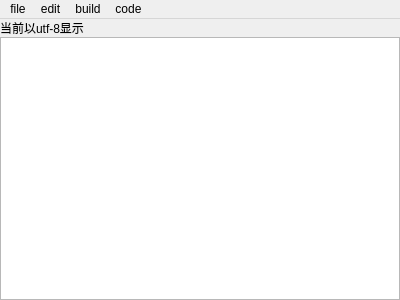
<?xml version="1.0" encoding="UTF-8"?>
<ui version="4.0">
 <class>MainWindow</class>
 <widget class="QMainWindow" name="MainWindow">
  <property name="geometry">
   <rect>
    <x>0</x>
    <y>0</y>
    <width>400</width>
    <height>300</height>
   </rect>
  </property>
  <property name="windowTitle">
   <string>阉割版集成开发环境</string>
  </property>
  <widget class="QWidget" name="centralWidget">
   <layout class="QGridLayout" name="gridLayout">
    <property name="leftMargin">
     <number>0</number>
    </property>
    <property name="topMargin">
     <number>0</number>
    </property>
    <property name="rightMargin">
     <number>0</number>
    </property>
    <property name="bottomMargin">
     <number>0</number>
    </property>
    <property name="spacing">
     <number>0</number>
    </property>
    <item row="0" column="0">
     <widget class="QLabel" name="label">
      <property name="text">
       <string>当前以utf-8显示</string>
      </property>
     </widget>
    </item>
    <item row="1" column="0">
     <widget class="QTextEdit" name="textEdit"/>
    </item>
   </layout>
  </widget>
  <widget class="QMenuBar" name="menuBar">
   <property name="geometry">
    <rect>
     <x>0</x>
     <y>0</y>
     <width>400</width>
     <height>23</height>
    </rect>
   </property>
   <widget class="QMenu" name="menuFile">
    <property name="title">
     <string>file</string>
    </property>
    <addaction name="actionNew"/>
    <addaction name="actionOpen"/>
    <addaction name="actionSave"/>
    <addaction name="actionSave_as"/>
    <addaction name="actionClose"/>
   </widget>
   <widget class="QMenu" name="menuEdit">
    <property name="title">
     <string>edit</string>
    </property>
    <addaction name="actionCut"/>
    <addaction name="actionPaste"/>
    <addaction name="actionCopy"/>
    <addaction name="actionUndo"/>
   </widget>
   <widget class="QMenu" name="menuBuild">
    <property name="title">
     <string>build</string>
    </property>
    <addaction name="actionComplie"/>
   </widget>
   <widget class="QMenu" name="menuCode">
    <property name="title">
     <string>code</string>
    </property>
    <addaction name="actionUtf_8"/>
    <addaction name="actionGbk"/>
   </widget>
   <addaction name="menuFile"/>
   <addaction name="menuEdit"/>
   <addaction name="menuBuild"/>
   <addaction name="menuCode"/>
  </widget>
  <action name="actionNew">
   <property name="text">
    <string>new</string>
   </property>
  </action>
  <action name="actionOpen">
   <property name="text">
    <string>open</string>
   </property>
  </action>
  <action name="actionSave">
   <property name="text">
    <string>save</string>
   </property>
  </action>
  <action name="actionSave_as">
   <property name="text">
    <string>save as</string>
   </property>
  </action>
  <action name="actionClose">
   <property name="text">
    <string>close</string>
   </property>
  </action>
  <action name="actionCut">
   <property name="text">
    <string>cut</string>
   </property>
  </action>
  <action name="actionPaste">
   <property name="text">
    <string>paste</string>
   </property>
  </action>
  <action name="actionCopy">
   <property name="text">
    <string>copy</string>
   </property>
  </action>
  <action name="actionUndo">
   <property name="text">
    <string>undo</string>
   </property>
  </action>
  <action name="actionComplie">
   <property name="text">
    <string>complie</string>
   </property>
  </action>
  <action name="actionUtf_8">
   <property name="text">
    <string>utf-8</string>
   </property>
  </action>
  <action name="actionGbk">
   <property name="text">
    <string>gbk</string>
   </property>
  </action>
 </widget>
 <layoutdefault spacing="6" margin="11"/>
 <resources/>
 <connections/>
</ui>
